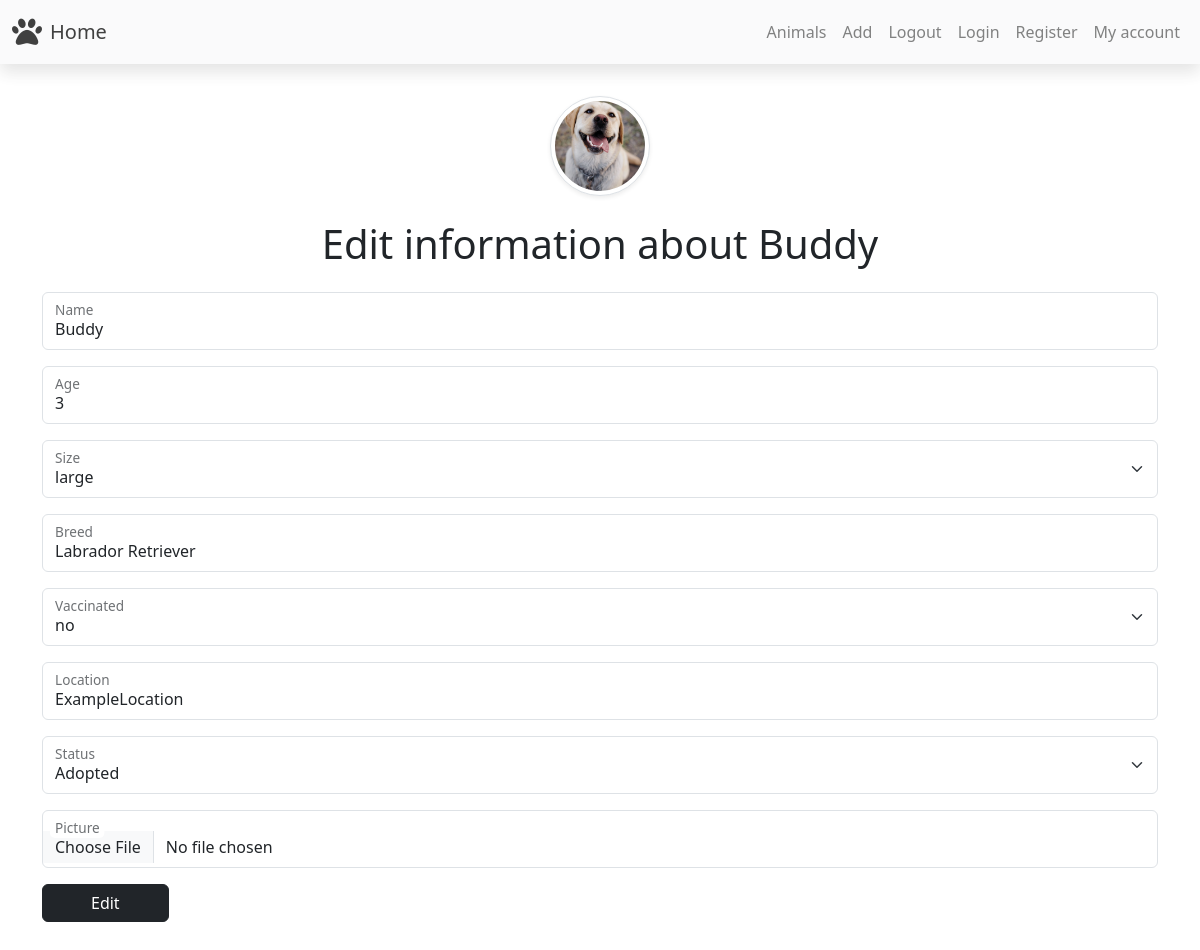
The page /animals/update.php?id=1 (signed in) on the database its author committed.
### tables this page shows
CREATE TABLE `animals` (
  `id` int(11) NOT NULL,
  `name` varchar(255) NOT NULL,
  `age` int(11) NOT NULL,
  `size` varchar(255) NOT NULL,
  `breed` varchar(255) NOT NULL,
  `vaccinated` varchar(255) NOT NULL,
  `location` varchar(255) NOT NULL,
  `status` varchar(255) NOT NULL,
  `picture` varchar(255) DEFAULT NULL,
  `description` varchar(255) DEFAULT NULL
);

### animals/update.php (the view, shortened to what this page needs)
<?php
require_once "../components/db_connect.php";
require_once "../components/navbar.php";
if (isset($_GET['id']) && !empty($_GET['id'])) {
  $id = $_GET['id'];
}
$sql = "SELECT * FROM `animals` WHERE `id` = $id";
$result = mysqli_query($conn, $sql);
$row = mysqli_fetch_assoc($result);
?>
<!DOCTYPE html>
<html lang="en">
<head>
  <link href="https://cdn.jsdelivr.net/npm/bootstrap@5.3.2/dist/css/bootstrap.min.css" rel="stylesheet">
  <link rel="stylesheet" href="../style/style.css">
</head>
<body>
  <?= $navbar ?>
  <div class="container my-5 pt-5">
    <img src="../pictures/<?= $row['picture'] ?>" class="d-block mx-auto rounded-circle img-thumbnail asp-1 object-fit-cover shadow-sm m-auto" width='100px' alt="">
    <h1 class="text-center my-4">Edit information about <?= $row['name'] ?? "" ?></h1>
    <form method="POST" enctype="multipart/form-data">
      <div class="form-floating mb-3">
        <input type="text" class="form-control" id="name" name="name" value="<?= $row['name'] ?? "" ?>" placeholder="Nane">
        <label for="name">Name</label>
      </div>
      <div class="form-floating mb-3">
        <input type="number" step="0.1" class="form-control" id="age" name="age" value="<?= $row['age'] ?? "" ?>" placeholder="Age">
        <label for="age">Age</label>
      </div>
      <div class="form-floating mb-3">
        <select class="form-select" id="size" name="size" aria-label="Floating label select example">
          <option <?= $row['size'] == "large" ? "selected" : "" ?> value="large">large</option>
        </select>
        <label for="size">Size</label>
      </div>
      <div class="form-floating mb-3">
        <input type="text" class="form-control" id="breed" name="breed" value="<?= $row['breed'] ?? "" ?>" placeholder="Breed">
        <label for="breed">Breed</label>
      </div>
      <div class="form-floating mb-3">
        <select class="form-select" id="vaccinated" name="vaccinated" aria-label="Floating label select example">
          <option <?= $row['vaccinated'] == "no" ? "selected" : "" ?> value="no">no</option>
        </select>
        <label for="vaccinated">Vaccinated</label>
      </div>
      <div class="form-floating mb-3">
        <input type="text" class="form-control" id="location" name="location" value="<?= $row['location'] ?? "" ?>" placeholder="Location">
        <label for="location">Location</label>
      </div>
      <div class="form-floating mb-3">
        <select class="form-select" id="status" name="status" aria-label="Floating label select example">
          <option <?= $row['status'] == "Adopted" ? "selected" : "" ?> value="Adopted">Adopted</option>
        </select>
        <label for="status">Status</label>
      </div>
      <div class="form-floating mb-3">
        <input type="file" class="form-control" id="picture" name="picture" placeholder="picture">
        <label for="picture">Picture</label>
      </div>
      <button name="edit" class="btn btn-dark px-5">Edit</button>
    </form>
  </div>
</body>
</html>

### style/style.css (style rules this page uses)
.asp-1 { aspect-ratio: 1; }

### rows shown on the page
animals: picture (picture), name "Buddy", age "3", size "large", breed "Labrador Retriever", vaccinated "no", location "ExampleLocation", status "Adopted"
